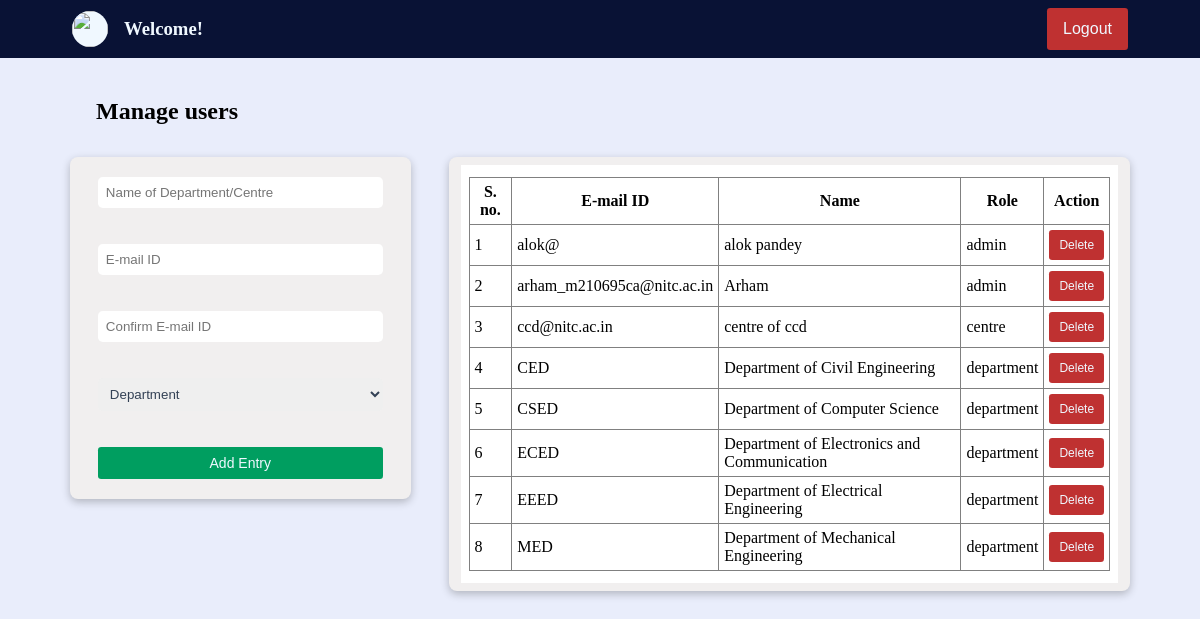
/users.php, run on an earlier commit of the app's database.
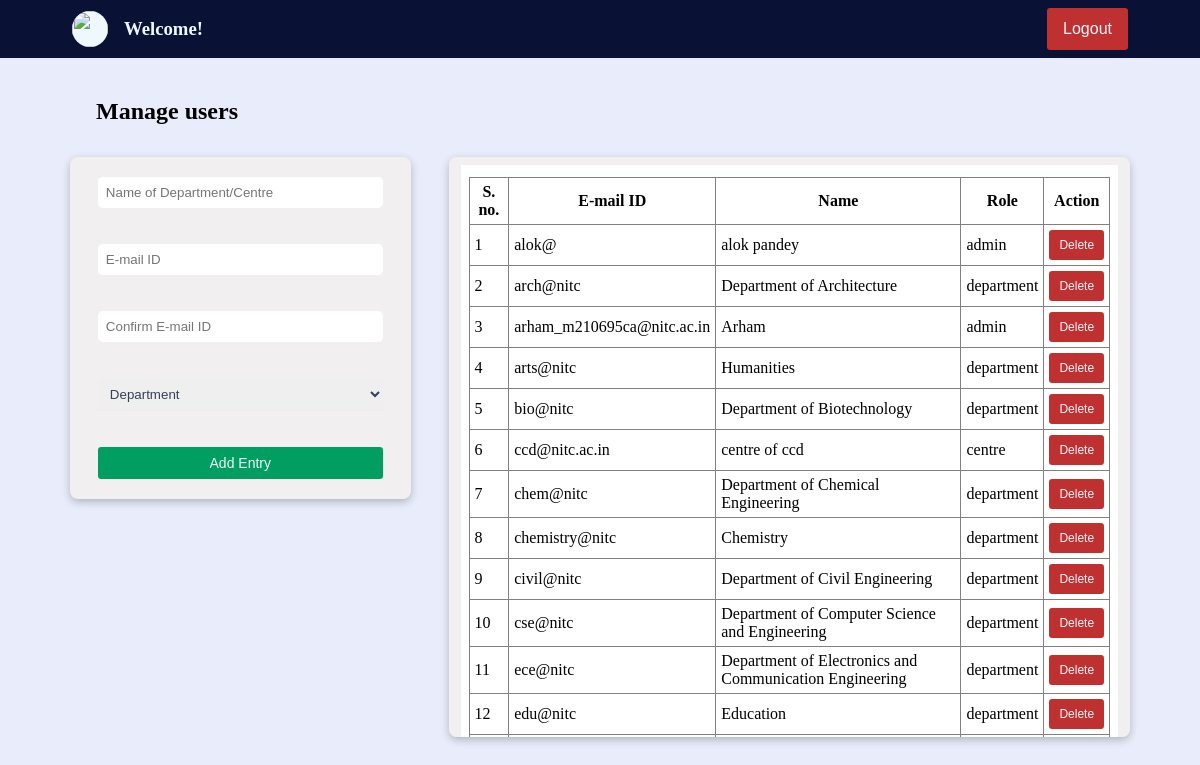
And on a later commit of the database.
### tables this page shows
CREATE TABLE `entity` (
  `id` varchar(80) NOT NULL,
  `name` varchar(120) NOT NULL,
  `role` varchar(20) NOT NULL
);

### users.php (the view, shortened to what this page needs)
<?php
if (empty($_SESSION['access_token'])) {
    $fname = "Welcome! ";
    $lname = $_GET["user"];
    $pic = "./asset/nitc_logo_icon.svg";
} else {
    $fname = $_SESSION["first_name"];
    $lname = $_SESSION['last_name'];
    $pic = $_SESSION['profile_picture'];
}
?>
<!DOCTYPE html>
<html>
<head>
    <link href="./styles/forms.css" type="text/css" rel="stylesheet">
</head>
<body>
    <div class="container">
        <?php
        echo '<div class="user_strip">
                <a href="../dashboard.php?user=' . $lname . '" class="user_to_dash">
                    <div class="user">
                        <img src="' . $pic . '" class="user_image" />
                        <h3>' . $fname . ' ' . $lname . '</h3>
                    </div>
                </a>
                <div class="logout_btn_holder">
                    <a href="./logout.php" class="">
                        <button class="logout_btn">Logout</button>
                    </a>
                </div  >
            </div>';
        ?>
        <div class="subcontainer">
            <h2>Manage users</h2>
            <div class="content_container">
                <div class="left_container">
                    <div class="form_container">
                        <form id="myForm" action="" method="post" onsubmit="return validateForm();" class="form_field">
                            <input type="text" name="name" placeholder="Name of Department/Centre" class="input-fields"><br><br>
                            <input type="text" name="email" placeholder="E-mail ID" class="input-fields"><br><br>
                            <input type="text" name="Cemail" placeholder="Confirm E-mail ID" class="input-fields"><br><br>
                            <select name="role" class="input-fields">
                                <option value="department">Department</option>
                            </select><br><br>
                            <input type="submit" class="submit-button" value="Add Entry">
                        </form>
                    </div>
                </div>
                <div class="table_container">
                    <?php
                    $con = mysqli_connect('localhost', 'root', '', 'imsdemo');
                    $sql = "SELECT * FROM entity";
                    $rs = mysqli_query($con, $sql);
                    echo '<div class="table_field">';
                    echo '
                    <table border="1">
                    <tr>
                        <th class="box">S. no.</th>
                        <th class="box">E-mail ID</th>
                        <th class="box">Name</th>
                        <th class="box">Role</th>
                        <th class="box">Action</th>
                    </tr>';
                    $count = 1;
                    while ($row = mysqli_fetch_assoc($rs)) {
                        $email = $row['id'];
                        $name = $row['name'];
                        $role = $row['role'];
                        echo '<tr>
                            <td class="box sn">' . $count . '</td>
                            <td class="box name">' . $email . '</td>
                            <td class="box services">' . $name . '</td>
                            <td class="box services">' . $role . '</td>
                            <td class="box button_box btn"><button class="delete_btn" data-id="' . $email . '">Delete</button></td>
                        </tr>';
                        $count++;
                    }
                    echo '</table>
                </div>';
                    ?>
                </div>
            </div>
        </div>
    </div>
</body>
</html>

### styles/forms.css (style rules this page uses)
* { padding: 0; margin: 0; box-sizing: border-box; }
.container { height: 100vh; width: 100vw; padding: 0; background-color: #E9EDFB; overflow: auto; }
.subcontainer { display: flex; flex-direction: column; padding: 2.5rem 2rem; }
h2 { margin-left: 4rem; }
.user_to_dash { text-decoration: none; color: aliceblue; }
.user_strip { background-color: #091235; color: aliceblue; display: flex; align-items: center; justify-content: space-between; padding: 8px; }
.user { display: flex; align-items: center; margin-left: 4em; gap: 16px; }
.user_image { width: 36px; height: 36px; border-radius: 100%; background-color:aliceblue; }
.logout_btn_holder { width: fit-content; margin-right: 4em; }
.logout_btn { font-size: 16px; padding: 12px 16px; border: none; border-radius: 0.2rem; color: aliceblue; cursor: pointer; transition: all; transition-duration: 150ms; background-color: #BF3131; }
.content_container { display: flex; justify-content: space-evenly; align-items: start; width: 100%; margin-top: 2rem; }
.left_container { width: 30%; display: flex; gap: 16px; flex-direction: column; }
.form_container { display: flex; flex-direction: column; width: 100%; justify-content: space-evenly; background-color: #F1EFEF; border-radius: 0.5em; padding: 8px 12px; height: auto; box-shadow: rgba(0, 0, 0, 0.24) 0px 3px 8px; }
.form_field { display: flex; flex-direction: column; padding: 12px 16px; }
.input-fields { padding: 8px; border: none; border-radius: 0.3rem; color: rgb(51 65 85); transition: all; transition-duration: 150ms; }
.submit-button { font-size: 14px; width: 100%; padding: 8px 0px; border: none; border-radius: 0.2rem; color: aliceblue; cursor: pointer; transition: all; transition-duration: 150ms; background-color: #009E60; }
.table_container { display: flex; flex-direction: column; width: 60%; justify-content: start; background-color: #F1EFEF; border-radius: 0.5em; padding: 8px 12px; max-height: 580px; overflow: scroll; box-shadow: rgba(0, 0, 0, 0.24) 0px 3px 8px; }
.table_field { background-color: white; width: 100%; height: 100%; padding: 12px 8px; }
table { width: 100%; border-collapse: collapse; }
.box { padding: 5px; word-wrap: break-word; }
.name, .entity, .s_date, .e_date, .qual { text-wrap: nowrap; }
.button_box { text-align: center; }
.delete_btn { font-size: 12px; padding: 8px 10px; border: none; border-radius: 0.2rem; color: aliceblue; cursor: pointer; transition: all; transition-duration: 150ms; background-color: #BF3131; }

What changed in the data, as far as the page shows it:
removed entity: id "CED", name "Department of Civil Engineering", role "department"
removed entity: id "CSED", name "Department of Computer Science", role "department"
removed entity: id "ECED", name "Department of Electronics and Communication", role "department"
removed entity: id "EEED", name "Department of Electrical Engineering", role "department"
removed entity: id "MED", name "Department of Mechanical Engineering", role "department"
added entity: id "arch@nitc", name "Department of Architecture", role "department"
added entity: id "arts@nitc", name "Humanities", role "department"
added entity: id "bio@nitc", name "Department of Biotechnology", role "department"
added entity: id "chem@nitc", name "Department of Chemical Engineering", role "department"
added entity: id "chemistry@nitc", name "Chemistry", role "department"
added entity: id "civil@nitc", name "Department of Civil Engineering", role "department"
added entity: id "cse@nitc", name "Department of Computer Science and Engineering", role "department"
added entity: id "ece@nitc", name "Department of Electronics and Communication Engineering", role "department"
added entity: id "edu@nitc", name "Education", role "department"
